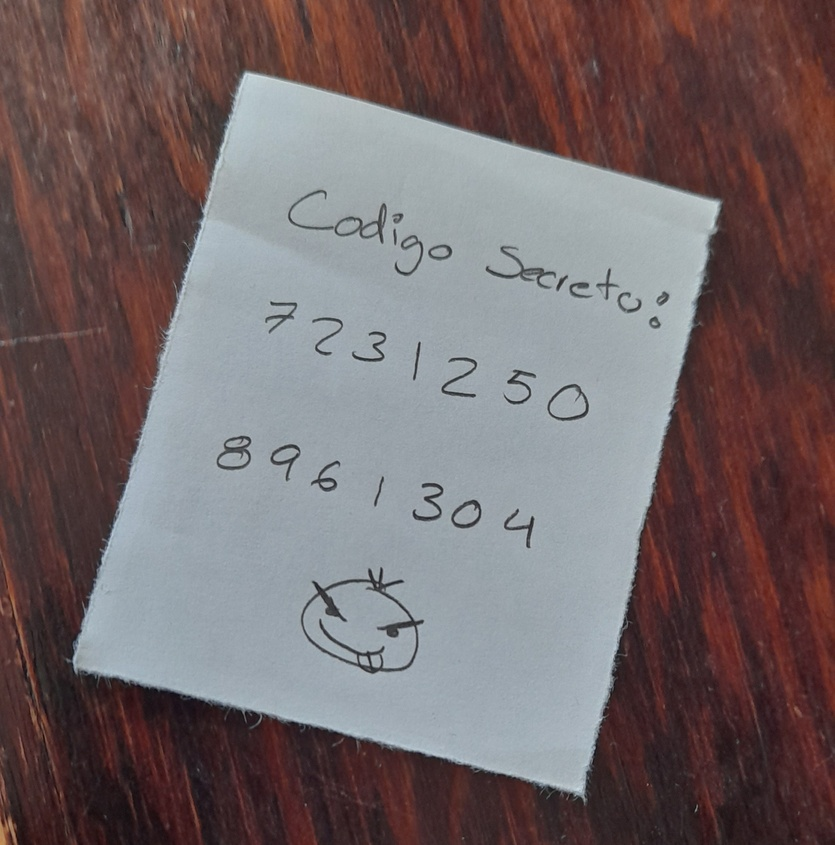
#> input picture imgs/Doc1.jpg, 835 x 845 px, shrunk from 2250 x 2275 before the run
$ python -i imgs_effects.py   (imports and definitions only)
#> lines starting #> are read from the running program, lines starting #| are printed output that depends on the picture
#> further down, picture is the input picture: shape (845, 835, 3); mean B, G, R 104.1, 102.6, 115.2
import cv2
import numpy as np

# [42 lines left out: functions sketch, vhs, not called in this run]

def watercolor(image):
  return cv2.stylization(image, sigma_s=60, sigma_r=0.6)

def cartoonize (image):
  gray = cv2.cvtColor(image, cv2.COLOR_BGR2GRAY)
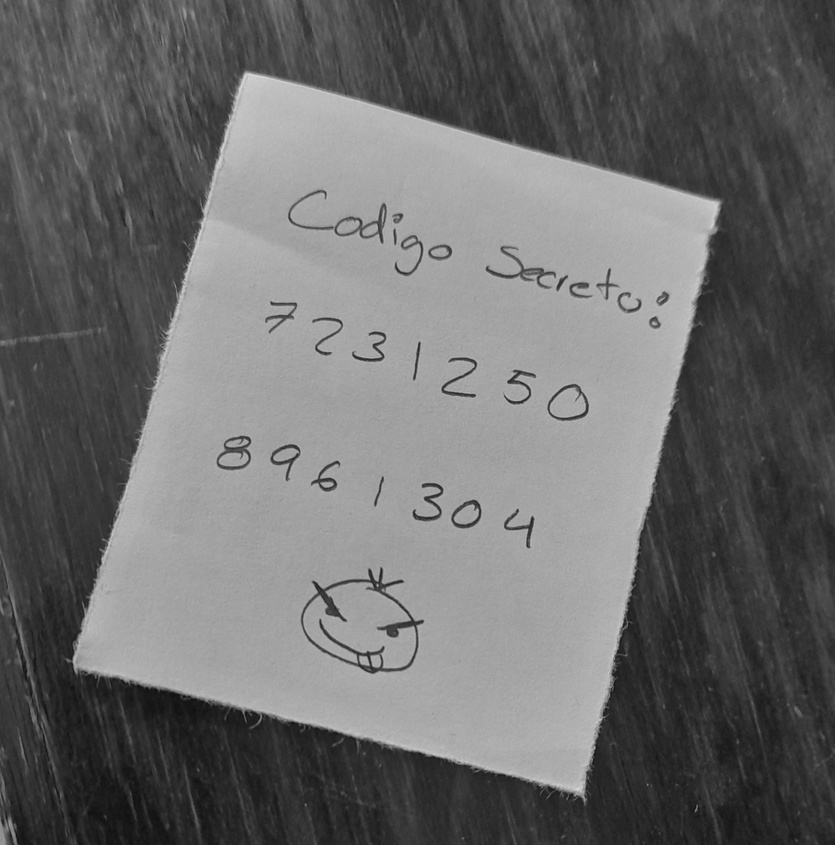
#> gray: shape (845, 835); min 10, max 217, mean 106.5
  blurImage = cv2.medianBlur(image, 1)

  edges = cv2.adaptiveThreshold(gray, 255, cv2.ADAPTIVE_THRESH_MEAN_C, cv2.THRESH_BINARY, 9, 9)
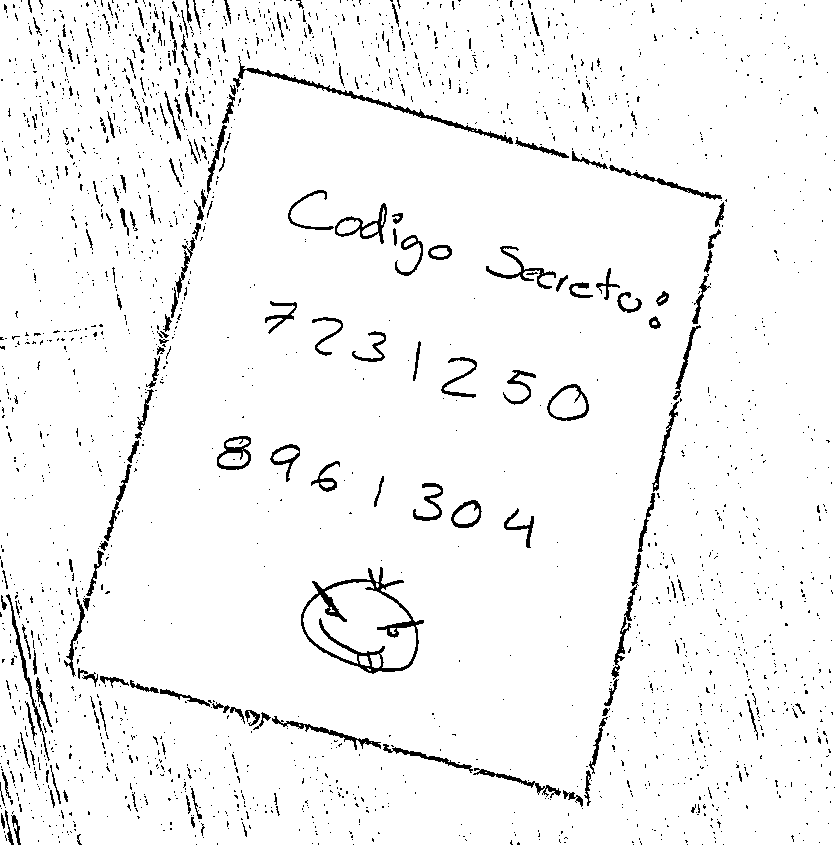
#> edges: shape (845, 835); 95.8% white; black in thin lines or dots

  color = cv2.bilateralFilter(image, 9, 200, 200)

  cartoon = cv2.bitwise_and(color, color, mask = edges)
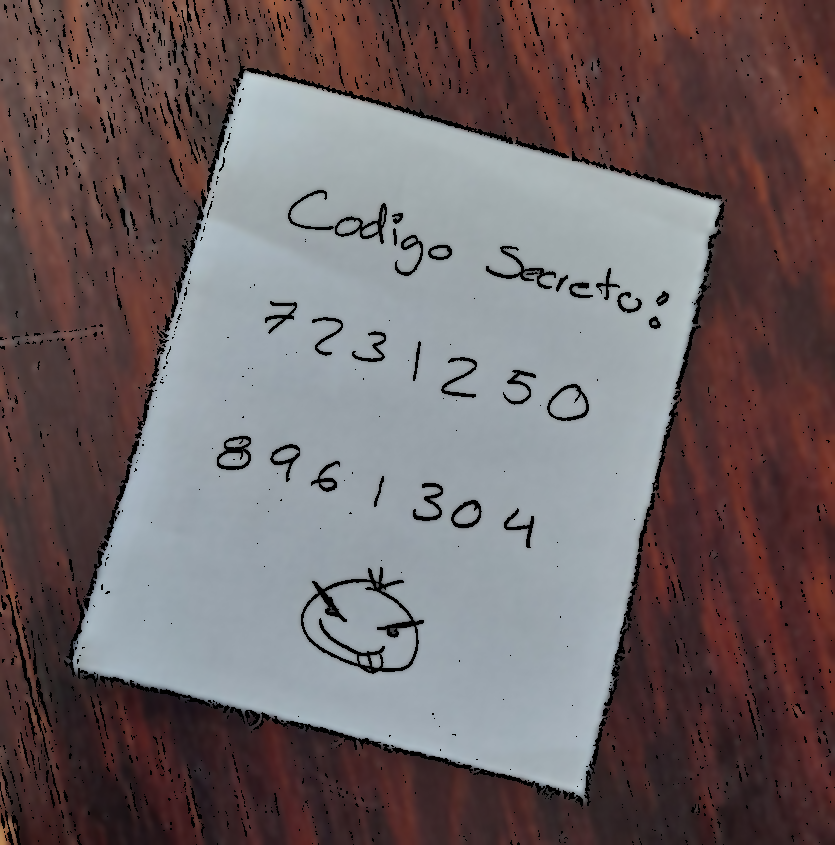
#> cartoon: shape (845, 835, 3); mean B, G, R 101, 99.4, 111.5

  return cartoon


def oil(image):
  return cv2.xphoto.oilPainting(image, 4, 1)

# [115 lines left out: functions sepia, emboss, thermal, miopia, anaglyph, mirror and 1 more, not called in this run]

>>> import cv2
>>> picture = cv2.imread('imgs/Doc1.jpg')
>>> result = cartoonize(picture)

$ run again, on imgs/Doc2.jpg
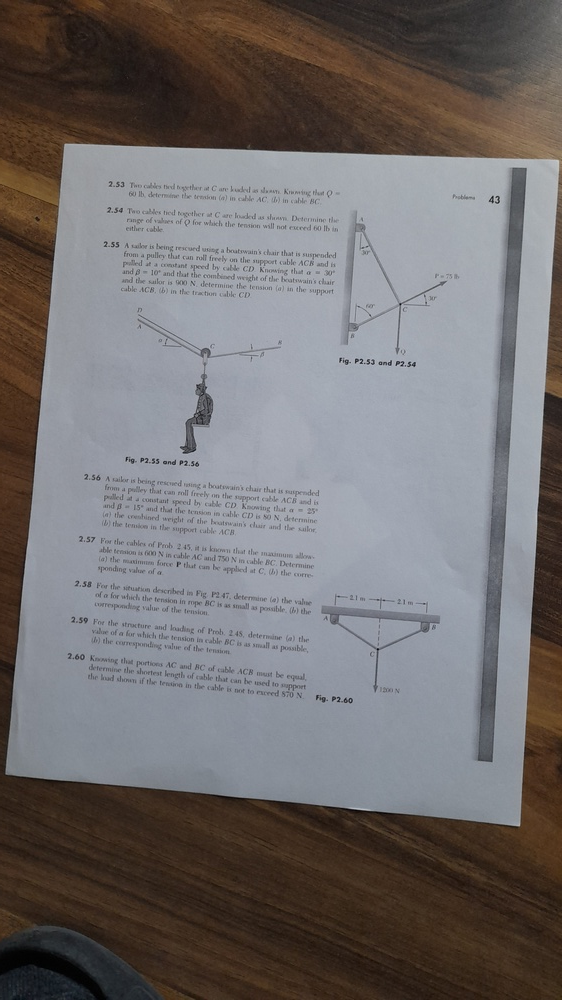
#> input picture imgs/Doc2.jpg, 562 x 1000 px, shrunk from 2250 x 4000 before the run
#> picture is the input picture: shape (1000, 562, 3); mean B, G, R 109.2, 109.1, 113.3
#> in cartoonize, `edges = cv2.adaptiveThreshold(gray, 255, cv2.ADAPTIVE_THRESH_MEAN_C, c..`:
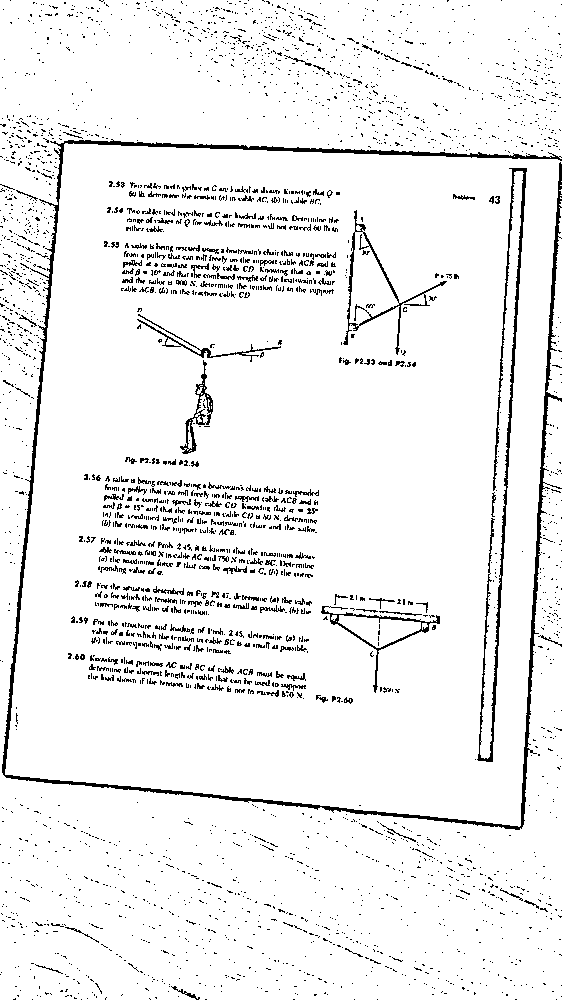
#> edges: shape (1000, 562); 93.8% white; black in thin lines or dots
#> in cartoonize, `cartoon = cv2.bitwise_and(color, color, mask = edges)`:
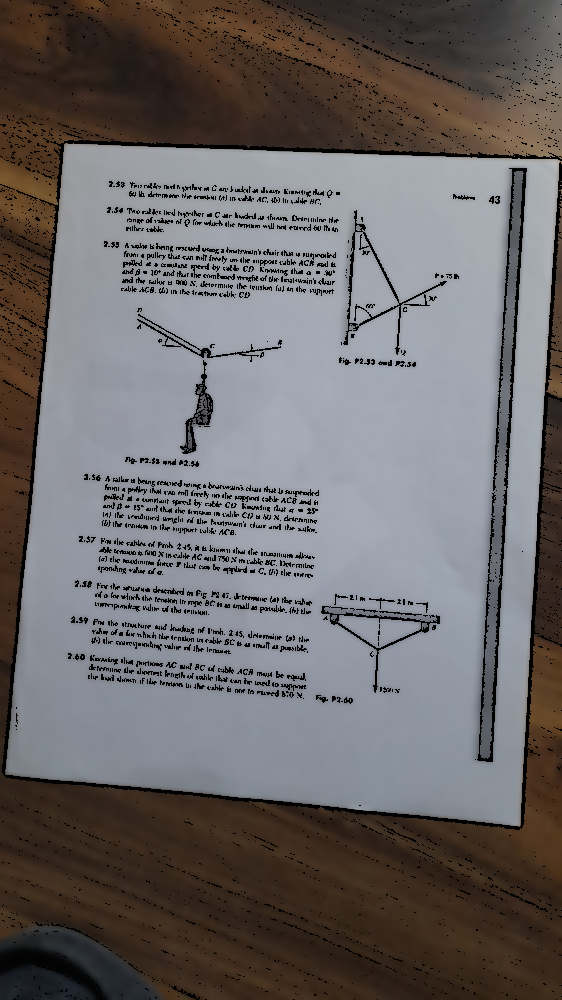
#> cartoon: shape (1000, 562, 3); mean B, G, R 102.9, 102.8, 106.7
